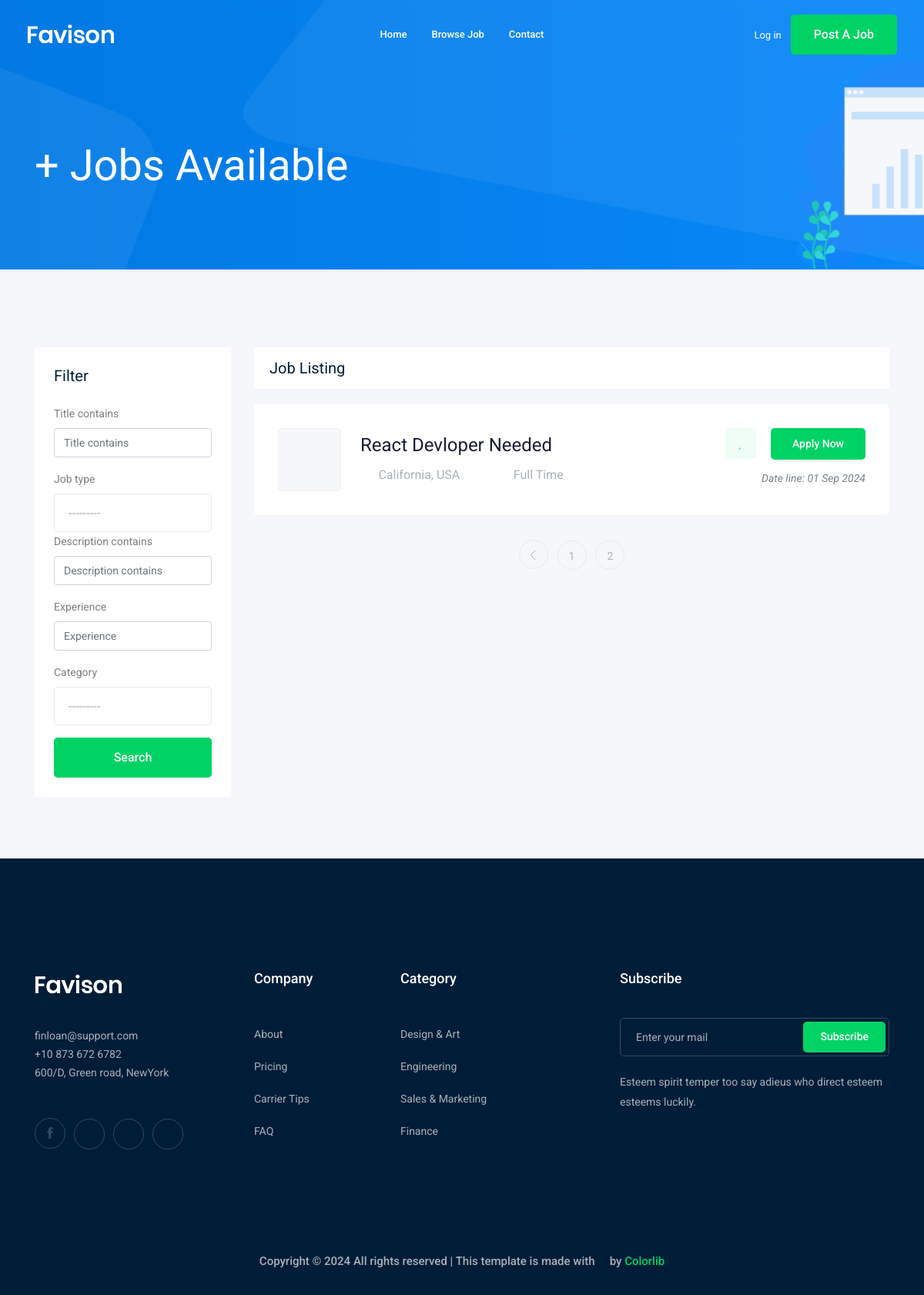
The page /jobs/?page=2 on the database as committed earlier.
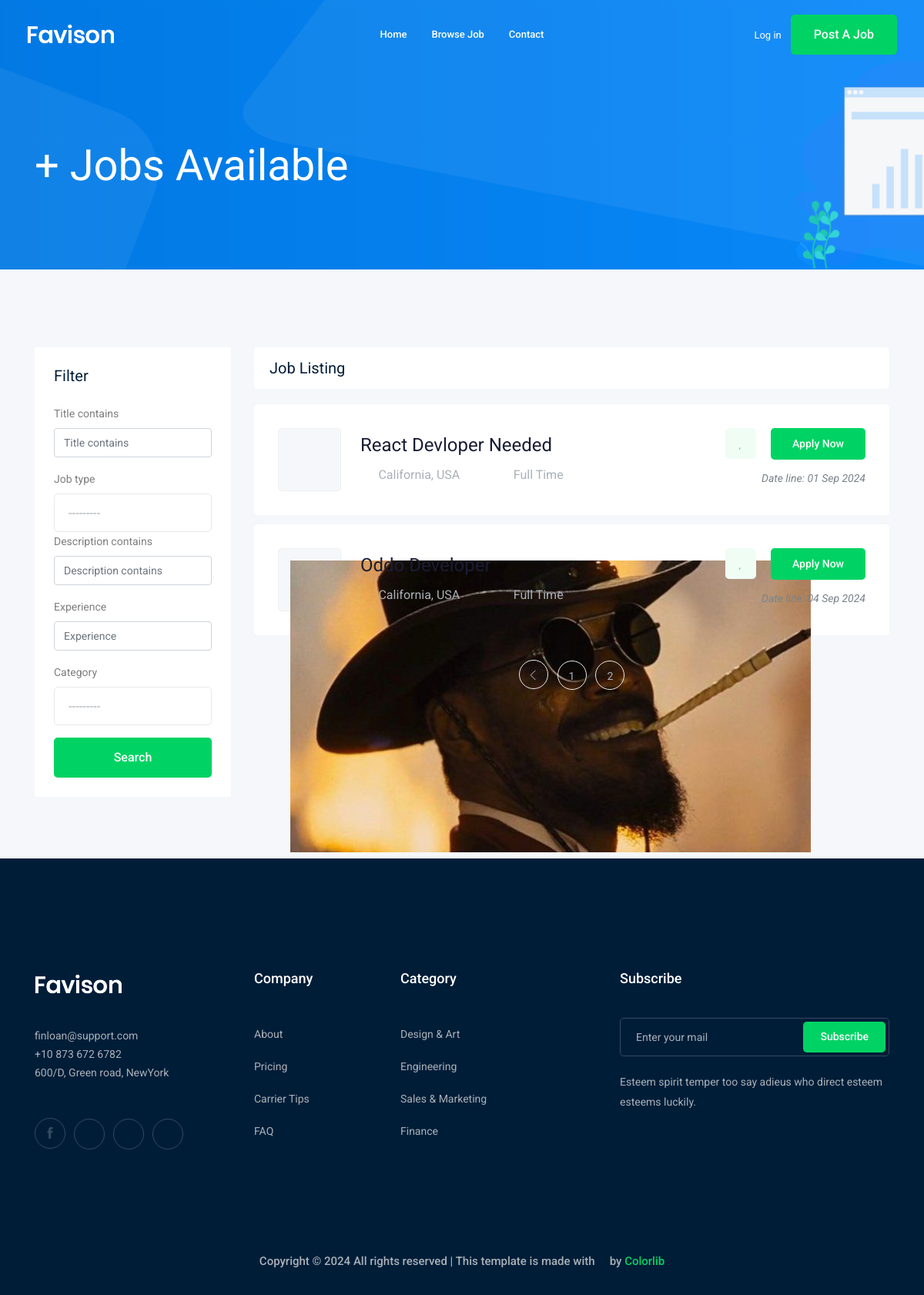
The same page on the database as committed later.
### job/models.py (models this page shows, shortened)
class Job(models.Model):
    JOB_TYPE = (
        ('Full Time','Full Time'),
        ('Part Time','Part Time'),
    )
    owner=models.ForeignKey(User,related_name='job_owner',on_delete=models.CASCADE)
    title=models.CharField(max_length=100)
    job_type=models.CharField(max_length=15,choices=JOB_TYPE)
    description=models.TextField(max_length=1000)
    published_at=models.DateTimeField(auto_now=True)
    Vacancy=models.IntegerField(default=1)
    salary=models.IntegerField(default=0)
    experience=models.IntegerField(default=1)
    category=models.ForeignKey('Category',on_delete=models.CASCADE)
    image=models.ImageField(upload_to=image_uoload)
    slug=models.SlugField(blank=True,null=True)

### job/views.py (the view)
# urls.py: path('',views.job_list,name='job_list'),
def job_list(request):
    job_list=Job.objects.all()
    myfilter=JobFilter(request.GET,queryset=job_list)
    job_list=myfilter.qs
    paginator = Paginator(job_list, 3)
    page_number = request.GET.get("page")
    page_obj = paginator.get_page(page_number)
    context = {'jobs' : page_obj , 'myfilter' : myfilter}
    return render(request,'job/job_list.html',context)

### job/models.py (called while the page is built)
    def __str__(self):
        return self.name

### job/templates/job/job_list.html (shortened to what this page needs)
{% extends 'base.html' %}
{% load django_bootstrap5 %}
{% block body %}
<div class="bradcam_area bradcam_bg_1">
    <div class="container">
        <div class="row">
            <div class="col-xl-12">
                <div class="bradcam_text">
                    <h3>{{ jobs.count }}+ Jobs Available</h3>
                </div>
            </div>
        </div>
    </div>
</div>
<div class="job_listing_area plus_padding">
    <div class="container">
        <div class="row">
            <div class="col-lg-3">
                <div class="job_filter white-bg">
                    <div class="form_inner white-bg">
                        <h3>Filter</h3>
                        <form method="GET">
                            {% bootstrap_form myfilter.form %}
                            <input value="Search" class="boxed-btn3 w-100 mt-3" type="submit">
                        </form>
                    </div>
                </div>
            </div>
            <div class="col-lg-9">
                <div class="recent_joblist_wrap">
                    <div class="recent_joblist white-bg ">
                        <div class="row align-items-center">
                            <div class="col-md-6">
                                <h4>Job Listing</h4>
                            </div>
                            <div class="col-md-6">
                            </div>
                        </div>
                    </div>
                </div>
                <div class="job_lists m-0">
                    <div class="row">
                        {% for job in jobs %}
                        <div class="col-lg-12 col-md-12">
                            <div class="single_jobs white-bg d-flex justify-content-between">
                                <div class="jobs_left d-flex align-items-center">
                                    <div class="thumb">
                                        <img src="{{ job.image }}" alt="">
                                    </div>
                                    <div class="jobs_conetent">
                                        <a href="{% url 'jobs:job_detail' job.slug  %}">
                                            <h4>{{ job.title }}</h4>
                                        </a>
                                        <div class="links_locat d-flex align-items-center">
                                            <div class="location">
                                                <p> <i class="fa fa-map-marker"></i> California, USA</p>
                                            </div>
                                            <div class="location">
                                                <p> <i class="fa fa-clock-o"></i>{{ job.job_type }}</p>
                                            </div>
                                        </div>
                                    </div>
                                </div>
                                <div class="jobs_right">
                                    <div class="apply_now">
                                        <a class="heart_mark" href="#"> <i class="fa fa-heart"></i> </a>
                                        <a href="{% url 'jobs:job_detail' job.slug %}" class="boxed-btn3">Apply Now</a>
                                    </div>
                                    <div class="date">
                                        <p>Date line: {{ job.published_at|date:"d M Y" }}</p>
                                    </div>
                                </div>
                            </div>
                        </div>
                        {% endfor %}
                    </div>
                    {% if jobs.has_other_pages %}
                    <div class="row">
                        <div class="col-lg-12">
                            <div class="pagination_wrap">
                                <ul>
                                    {% if jobs.has_previous %}
                                    <li><a href="?page={{ jobs.previous_page_number }}"> <i class="ti-angle-left"></i>
                                        </a></li>
                                    {% endif %}
                                    {% for i in jobs.paginator.page_range %}
                                    <li><a href="?page={{i}}"><span>{{ i }}</span></a></li>
                                    {% endfor %}
                                </ul>
                            </div>
                        </div>
                    </div>
                    {% endif %}
                </div>
            </div>
        </div>
    </div>
</div>
{% endblock %}

### templates/base.html (shortened to what this page needs)
{% load static %}
<!doctype html>
<html class="no-js" lang="zxx">
<head>
    <link rel="stylesheet" href="{% static 'css/bootstrap.min.css' %}">
    <link rel="stylesheet" href="{% static 'css/owl.carousel.min.css' %}">
    <link rel="stylesheet" href="{% static 'css/magnific-popup.css' %}">
    <link rel="stylesheet" href="{% static 'css/font-awesome.min.css' %}">
    <link rel="stylesheet" href="{% static 'css/themify-icons.css' %}">
    <link rel="stylesheet" href="{% static 'css/nice-select.css' %}">
    <link rel="stylesheet" href="{% static 'css/flaticon.css' %}">
    <link rel="stylesheet" href="{% static 'css/jquery-ui.css' %}">
    <link rel="stylesheet" href="{% static 'css/gijgo.css' %}">
    <link rel="stylesheet" href="{% static 'css/animate.min.css' %}">
    <link rel="stylesheet" href="{% static 'css/slicknav.css' %}">
    <link rel="stylesheet" href="{% static 'css/style.css' %}">
</head>
<body>
    <header>
        <div class="header-area ">
            <div id="sticky-header" class="main-header-area">
                <div class="container-fluid ">
                    <div class="header_bottom_border">
                        <div class="row align-items-center">
                            <div class="col-xl-3 col-lg-2">
                                <div class="logo">
                                    <a href="index.html">
                                        <img src="img/logo.png" alt="">
                                    </a>
                                </div>
                            </div>
                            <div class="col-xl-6 col-lg-7">
                                <div class="main-menu  d-none d-lg-block">
                                    <nav>
                                        <ul id="navigation">
                                            <li><a href="/">home</a></li>
                                            <li><a href="{% url 'jobs:job_list' %}">Browse Job</a></li>
                                            <li><a href="{% url 'contact:contact' %}">Contact</a></li>
                                        </ul>
                                    </nav>
                                </div>
                            </div>
                            <div class="col-xl-3 col-lg-3 d-none d-lg-block">
                                <div class="Appointment">
                                    {% if request.user.is_authenticated %}
                                    <div class="phone_num d-none d-xl-block">
                                        <a href="{% url 'accounts:profile' %}">Profile</a>
                                    </div>
                                    {% else %}
                                    <div class="phone_num d-none d-xl-block">
                                        <a href="{% url 'login' %}">Log in</a>
                                    </div>
                                    {% endif %}
                                    <div class="d-none d-lg-block">
                                        <a class="boxed-btn3" href="{% url 'jobs:add_job' %}">Post a Job</a>
                                    </div>
                                </div>
                            </div>
                            <div class="col-12">
                            </div>
                        </div>
                    </div>
                </div>
            </div>
        </div>
    </header>
    {% block body %}
    {% endblock %}
    <footer class="footer">
        <div class="footer_top">
            <div class="container">
                <div class="row">
                    <div class="col-xl-3 col-md-6 col-lg-3">
                        <div class="footer_widget wow fadeInUp" data-wow-duration="1s" data-wow-delay=".3s">
                            <div class="footer_logo">
                                <a href="#">
                                    <img src="img/logo.png" alt="">
                                </a>
                            </div>
                            <p>
                                finloan@support.com <br>
                                +10 873 672 6782 <br>
                                600/D, Green road, NewYork
                            </p>
                            <div class="socail_links">
                                <ul>
                                    <li>
                                        <a href="#">
                                            <i class="ti-facebook"></i>
                                        </a>
                                    </li>
                                    <li>
                                        <a href="#">
                                            <i class="fa fa-google-plus"></i>
                                        </a>
                                    </li>
                                    <li>
                                        <a href="#">
                                            <i class="fa fa-twitter"></i>
                                        </a>
                                    </li>
                                    <li>
                                        <a href="#">
                                            <i class="fa fa-instagram"></i>
                                        </a>
                                    </li>
                                </ul>
                            </div>
                        </div>
                    </div>
                    <div class="col-xl-2 col-md-6 col-lg-2">
                        <div class="footer_widget wow fadeInUp" data-wow-duration="1.1s" data-wow-delay=".4s">
                            <h3 class="footer_title">
                                Company
                            </h3>
                            <ul>
                                <li><a href="#">About </a></li>
                                <li><a href="#"> Pricing</a></li>
                                <li><a href="#">Carrier Tips</a></li>
                                <li><a href="#">FAQ</a></li>
                            </ul>
                        </div>
                    </div>
                    <div class="col-xl-3 col-md-6 col-lg-3">
                        <div class="footer_widget wow fadeInUp" data-wow-duration="1.2s" data-wow-delay=".5s">
                            <h3 class="footer_title">
                                Category
                            </h3>
                            <ul>
                                <li><a href="#">Design & Art</a></li>
                                <li><a href="#">Engineering</a></li>
                                <li><a href="#">Sales & Marketing</a></li>
                                <li><a href="#">Finance</a></li>
                            </ul>
                        </div>
                    </div>
                    <div class="col-xl-4 col-md-6 col-lg-4">
                        <div class="footer_widget wow fadeInUp" data-wow-duration="1.3s" data-wow-delay=".6s">
                            <h3 class="footer_title">
                                Subscribe
                            </h3>
                            <form action="#" class="newsletter_form">
                                <input type="text" placeholder="Enter your mail">
                                <button type="submit">Subscribe</button>
                            </form>
                            <p class="newsletter_text">Esteem spirit temper too say adieus who direct esteem esteems
                                luckily.</p>
                        </div>
                    </div>
                </div>
            </div>
        </div>
        <div class="copy-right_text wow fadeInUp" data-wow-duration="1.4s" data-wow-delay=".3s">
            <div class="container">
                <div class="row">
                    <div class="col-xl-12">
                        <p class="copy_right text-center">
                            Copyright &copy;
                            <script>document.write(new Date().getFullYear());</script> All rights reserved | This
                            template is made with <i class="fa fa-heart-o" aria-hidden="true"></i> by <a
                                href="https://colorlib.com" target="_blank">Colorlib</a>
                        </p>
                    </div>
                </div>
            </div>
        </div>
    </footer>
</body>
</html>

Rows that differ between the two databases and show on the page:
added Job: image (picture), title "Oddo Developer", job_type "Full Time", published_at "04 Sep 2024"
